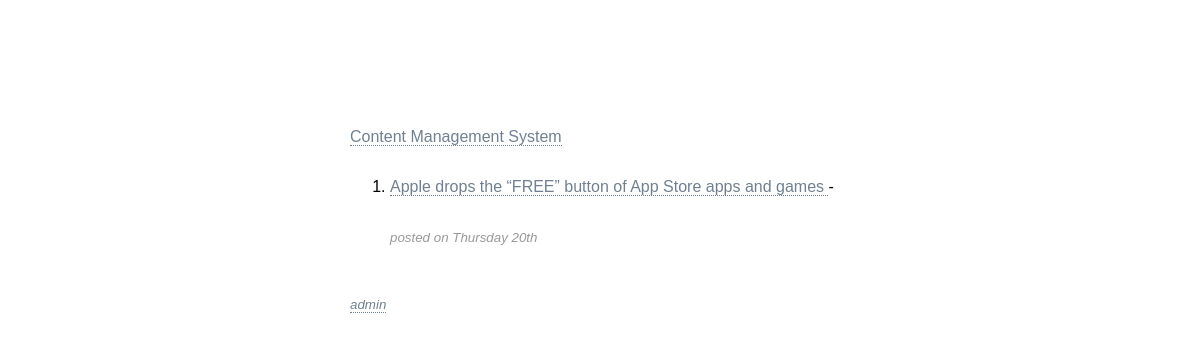
The page / on the database its author committed.
### tables this page shows
CREATE TABLE IF NOT EXISTS `articles` (
  `article_id` int(11) NOT NULL AUTO_INCREMENT,
  `article_title` varchar(255) NOT NULL,
  `article_content` text NOT NULL,
  `article_timestamp` int(11) NOT NULL,
  PRIMARY KEY (`article_id`)
);

### includes/article.php (called while the page is built, shortened)
<?php
class Article{
	public function fetch_all(){
		global $pdo;
		$query = $pdo->prepare("SELECT * FROM articles");
		$query->execute();
		return $query->fetchAll();
	}
}
?>

### index.php (the view, shortened to what this page needs)
<?php
include_once('includes/connection.php');
include_once('includes/article.php');
$article = new Article;
$articles = $article->fetch_all();
?>
<html>
	<head>
		<link rel="stylesheet" type="text/css" href="assets/style.css" />
	</head>
	<body>
		<div class="container">
			<a href="index.php" id="logo">Content Management System</a>
			<ol>
				<?php foreach($articles as $article){ ?>
				<li>
					<a href="article.php?id=<?php echo $article['article_id']; ?>">
						<?php echo $article['article_title']; ?>
					</a>
				- <small>
					posted on <?php echo date('l jS', $article['article_timestamp']); ?>
				</small>
				</li>
				<?php } ?>
			</ol>
			<br/>
			<small><a href="admin">admin</a></small>
		</div>
	</body>
</html>

### assets/style.css (style rules this page uses)
body { padding-top: 120px; font-family: Arial; }
.container { width: 500px; margin: 0 auto; }
a:link, a:visited { color: slateGray; text-decoration: none; border-bottom: 1px dotted slateGray; }
small { color: #999; font-style: italic; }
ol li { line-height: 50px; }

### rows shown on the page
articles: article_title "Apple drops the “FREE” button of App Store apps and games", article_timestamp "Thursday 20th"
